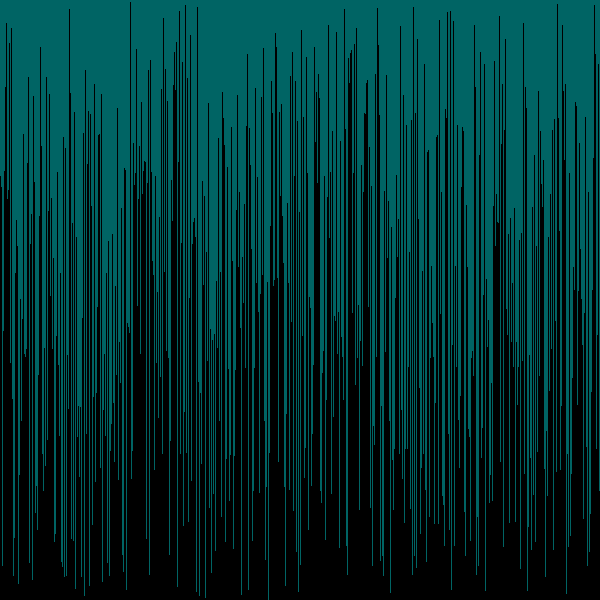
Frame 1 (no input)
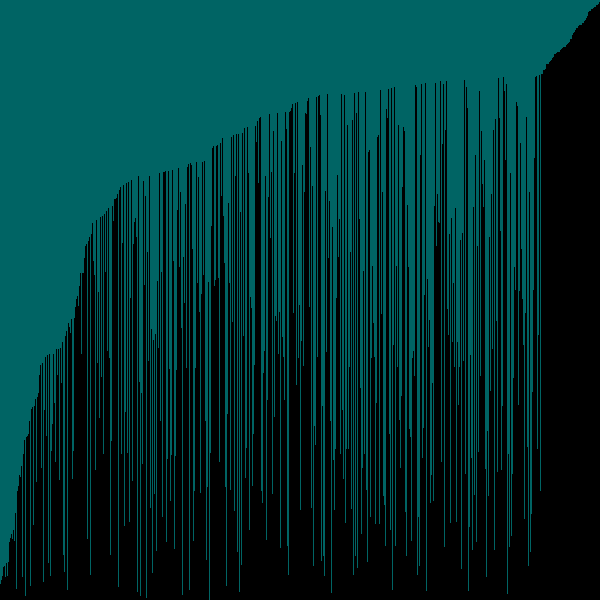
Frame 60 (the mouse pressed at the canvas centre just before this capture)
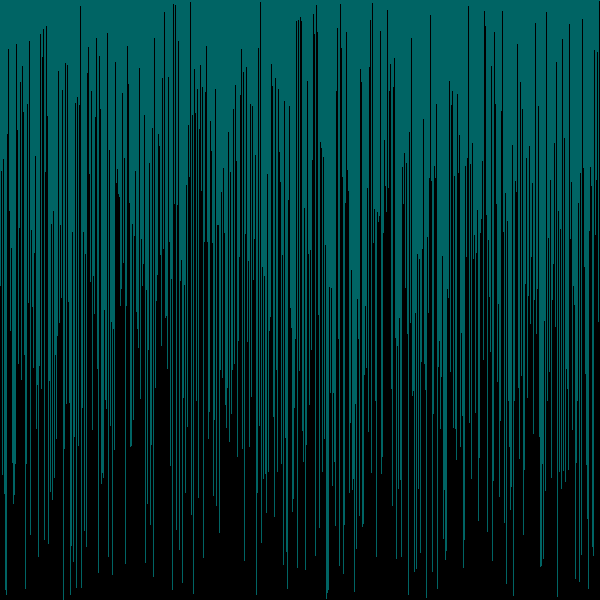
Frame 120 (the mouse held since frame 60 and released just before this capture)

The Processing sketch that drew these frames (run headless with seeded random() and noise(); from frame 60 on, the mouse is pressed at the canvas centre):

// Processing sketch: sketch_200511a
// ── sketch_200511a.pde
//1. create an array of ints. don't initialize it yet.
import java.util.Random;
int[]array;
void setup() {
  //2. set the size of your window
  size(600,600);
  //  if you are using Processing 3, you cannot use variables
  //  because the developers don't know how programming is supposed to work.

  //3. initialize your array with the built in width variable
  array = new int[width];
  //4. initialize the ints in the array with random numbers
  for (int i = 0; i < array.length; i++) {
    array[i] = new Random().nextInt(height);
  }
  //   from 0 to the built in height variable
noStroke();
  //5. call the noStroke() method

}

void draw() {
  //6. set the background color with background(r, g, b);
background(0,100,100);
  //7. set the color for your graph
fill(0,0,0);
  //8. draw a rectangle for each int in your array.
  for (int i = 0; i < array.length; i++) {
    rect(i,height,1,-array[i]);
  }
  if (mousePressed) {
    random();
  }
  //   the x value will be the current index in the array
  //   the y value will the height variable
  //   the width is 1 (one)
  //   the height is negative the value of the element at the current index of the array


  //9. call the stepSort method
stepSort(array);
  //10. extract the code that randomizes the array into a method.

  //11. call the method you made in step 10 when the mouse is pressed

}
void random() {
  for (int i = 0; i < array.length; i++) {
    array[i] = new Random().nextInt(height);
  }
}
void stepSort(int[] arr) {
  for (int i = 1; i < arr.length; i++) {
    if (arr[i - 1] > arr[i]) {
      int t = arr[i];
      arr[i] = arr[i - 1];
      arr[i - 1] = t;
    }
  }
}
